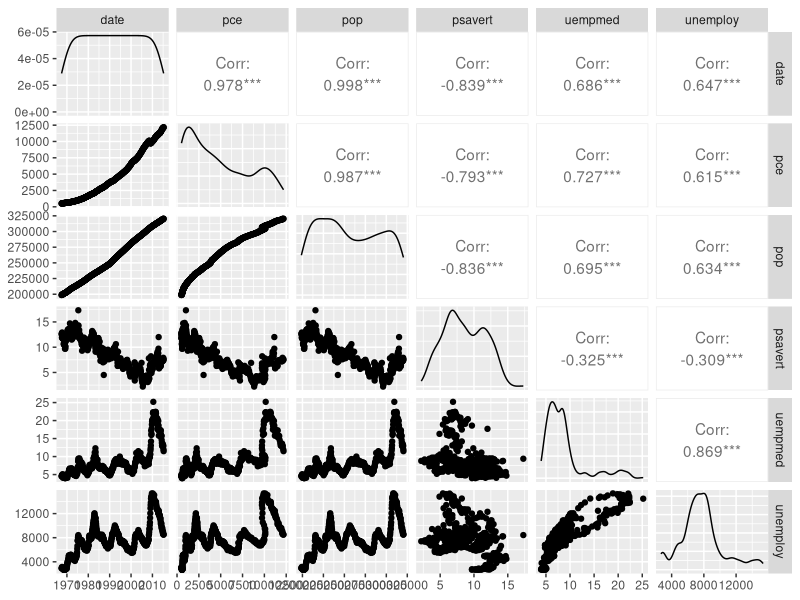

This chart was generated by the following R code:
library(ggplot2)
head(economics)
cor(economics$pce, economics$psavert)
xPart <- economics$pce - mean(economics$pce)
yPart <- economics$psavert - mean(economics$psavert)
nMinousOne <- (nrow(economics) -1)
xSd <- sd(economics$pce)
ySd <- sd(economics$psavert)

sum(xPart*yPart) / (nMinousOne * xSd* ySd)
cor(economics[, c(2,4:6)])
GGally::ggpairs
install.packages("GGally")

library(GGally)
GGally::ggpairs(economics, economics[, c(2, 4:6)], parm = list(labelSize=8))

require(reshape2)
require(scales)
econCor <- cor(economics[, c(2,4:6)])
econMelt <- melt(econCor, varnames = c("X", "Y"), value.name = 'Correlation')
econMelt <- econMelt[order(econMelt$Correlation),]
econMelt
